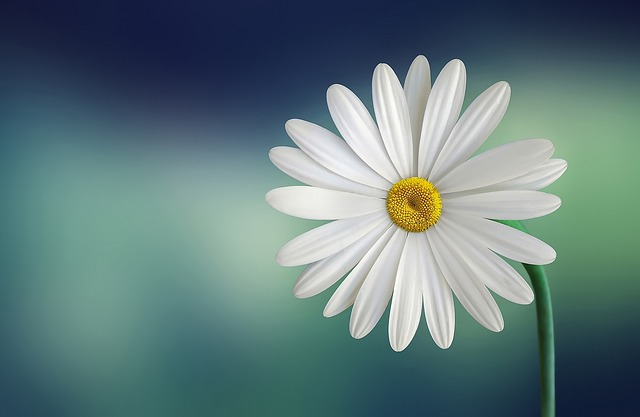
#> input picture My_programming_courses/UDEMY_Python_course/flower.jpg, 640 x 417 px, given in place of knee.png, which was not available
$ jupyter execute 12_segmentation.ipynb   (text cells are left out)
#> lines starting #> are read from the running program, lines starting #| are printed output that depends on the picture; after the words box and inside, x2 and y2 are one past the last pixel; in counts of white or black regions, pixels touching at a corner belong together; pictures that were not available may be replaced by others from this repository, and a replacement may not be noted
[cell 1]
import os
import cv2
import matplotlib
#matplotlib.use('TkAgg')
import matplotlib.pyplot as plt
import numpy as np

if not os.path.exists("knee.png") :
    !wget https://raw.githubusercontent.com/vision-agh/poc_sw/master/12_Segmentation/knee.png --no-check-certificate


knee = cv2.imread('knee.png', cv2.IMREAD_GRAYSCALE)
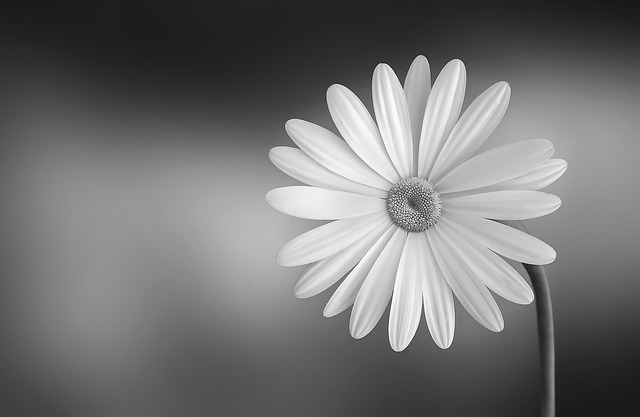
#> knee: shape (417, 640); min 11, max 255, mean 115.1
plt.imshow(knee, 'gray')
plt.axis('off')
plt.title("Obraz knee")
plt.show()

# [7 lines of commented-out code are left out]

[cell 2]
def segmentacja(img, prog, x):
#> called with prog = 4
  X, Y = img.shape
#> X = 417; Y = 640
  img = img.astype('float32')
  visited = np.zeros((X, Y))
  segmented = np.zeros((X, Y))

  stack = []

  stack.append(x)

  visited[x[0], x[1]] = 1
  segmented[x[0], x[1]] = img[x[0], x[1]]
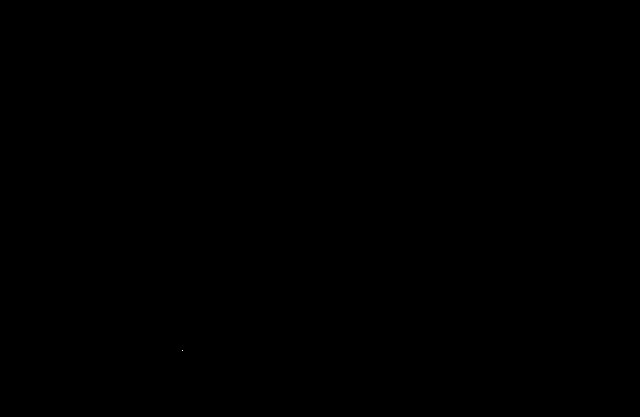
#> segmented: shape (417, 640) float64; values 0 (black) and 95 (white), 0% white in thin lines or dots, all inside (x1, y1, x2, y2) = (182, 350, 183, 351)
  while(len(stack) > 0):
    piksel = stack.pop(-1)
    if(piksel[0] < X-1 and piksel[0] > 0 and piksel[1] < Y-1 and piksel[1] > 0):
      otoczenie = img[piksel[0] - 1:piksel[0] + 2,piksel[1] - 1:piksel[1] + 2]
      for i in range(3):
        for j in range(3):
          diff = np.abs(otoczenie[1,1] - otoczenie[i,j])
          new_piksel = [piksel[0] - 1 + i,piksel[1] - 1 + j]
          if (diff < prog and visited[new_piksel[0], new_piksel[1]] == 0):
            stack.append(new_piksel)
            segmented[new_piksel[0], new_piksel[1]] = img[new_piksel[0], new_piksel[1]]

          visited[new_piksel[0], new_piksel[1]] = 1
#> this loop made 203970 passes
#> otoczenie on passes 1 to 12: [[96, 96, 96], [96, 95, 95], [95, 95, 95]], [[95, 95, 95], [95, 95, 95], [95, 95, 93]], [[95, 95, 95], [95, 93, 93], [95, 93, 93]], [[93, 93, 93], [93, 93, 93], [93, 93, 93]], [[93, 93, 93], [93, 93, 93], [93, 92, 92]], [[93, 93, 93], [92, 92, 92], [92, 92, 92]], [[92, 92, 92], [92, 92, 92], [91, 91, 91]], [[92, 92, 91], [91, 91, 91], [91, 91, 91]], [[91, 91, 91], [91, 91, 91], [91, 91, 91]], [[91, 91, 91], [91, 91, 90], [90, 90, 90]], [[91, 90, 90], [90, 90, 90], [90, 90, 90]], [[90, 90, 90], [90, 90, 90], [89, 89, 89]]
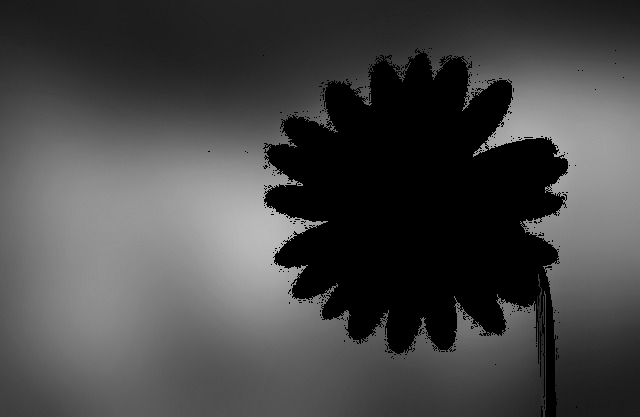
#> segmented: shape (417, 640) float64; min 0, max 187, mean 70.3
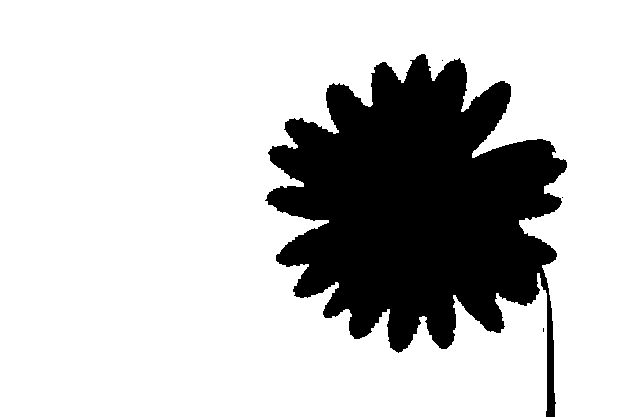
#> visited: shape (417, 640) float64; values 0 (black) and 1 (white), 78.3% white; 4 black regions (3 under 20 px), largest, box (x1, y1, x2, y2) and area: (265, 54, 567, 417) 58010
#> after the loop, stack = []

  return segmented

[cell 3]
new_knee = segmentacja(knee, 4, [350, 182])
plt.imshow(new_knee, 'gray')
plt.title("Obraz knee po segmentacji")
plt.axis('off')
plt.show()

[cell 4]
def new_segmentacja(img,  prog, x):
#> called with prog = 15
  X, Y = img.shape
#> X = 417; Y = 640
  img = img.astype('float32')
  visited = np.zeros((X, Y))
  segmented = np.zeros((X, Y))

  mV = img[x[0], x[1]]
#> mV = 147
  nS = 0

  stack = []

  stack.append(x)

  visited[x[0], x[1]] = 1
  segmented[x[0], x[1]] = img[x[0], x[1]]
#> segmented: shape (417, 640) float64; values 0 (black) and 147 (white), 0% white in thin lines or dots, all inside (x1, y1, x2, y2) = (184, 250, 185, 251)
  while(len(stack) > 0):
    piksel = stack.pop(-1)
    nS = nS + 1
    if(nS > 1):
      mV = ((mV * (nS - 1) + img[piksel[0], piksel[1]]) / nS)
    if(piksel[0] < X-1 and piksel[0] > 0 and piksel[1] < Y-1 and piksel[1] > 0):
      otoczenie = img[piksel[0] - 1:piksel[0] + 2,piksel[1] - 1:piksel[1] + 2]
      for i in range(3):
        for j in range(3):
          diff = np.abs(mV - otoczenie[i,j])
          new_piksel = [piksel[0] - 1 + i,piksel[1] - 1 + j]
          if (diff < prog and visited[new_piksel[0], new_piksel[1]] == 0):
            stack.append(new_piksel)
            segmented[new_piksel[0], new_piksel[1]] = img[new_piksel[0], new_piksel[1]]

          visited[new_piksel[0], new_piksel[1]] = 1
#> this loop made 31675 passes
#> (mV, otoczenie) on passes 2 to 12: (147, [[147, 147, 148], [147, 147, 148], [147, 148, 148]]), (147.3, [[147, 148, 148], [148, 148, 148], [147, 148, 148]]), (147.5, [[148, 148, 149], [148, 148, 149], [147, 148, 148]]), (147.6, [[148, 149, 149], [148, 148, 148], [147, 147, 148]]), (147.7, [[148, 148, 149], [147, 148, 148], [147, 147, 147]]), (147.6, [[148, 148, 148], [147, 147, 147], [147, 147, 147]]), (147.5, [[147, 147, 149], [147, 147, 148], [147, 147, 148]]), (147.6, [[147, 148, 149], [147, 148, 148], [146, 147, 147]]), (147.5, [[148, 148, 148], [147, 147, 147], [146, 146, 147]]), (147.5, [[147, 147, 148], [146, 147, 147], [146, 146, 147]]), (147.4, [[147, 147, 148], [146, 147, 148], [146, 146, 147]])
#> otoczenie on pass 1: [[148, 148, 148], [148, 147, 147], [147, 147, 147]]
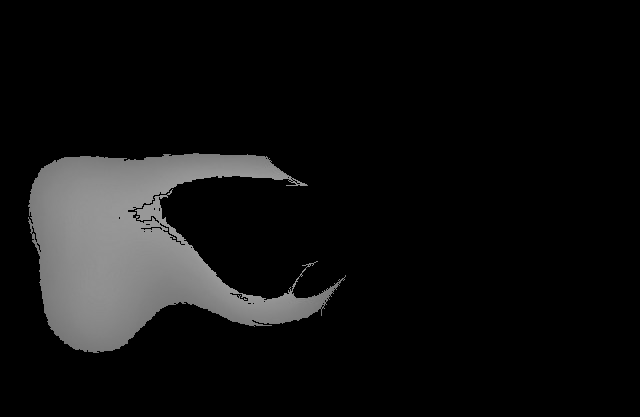
#> segmented: shape (417, 640) float64; min 0, max 153, mean 16.4
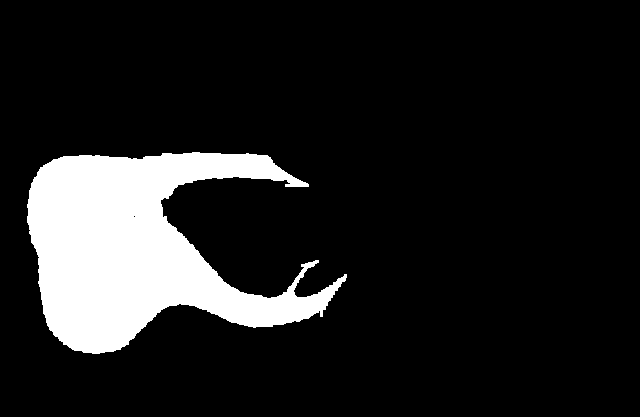
#> visited: shape (417, 640) float64; values 0 (black) and 1 (white), 12.7% white; 1 white region, box (x1, y1, x2, y2) and area: (27, 152, 347, 354) 33849
#> after the loop, mV = 137.8; nS = 31675; stack = []

  return segmented

[cell 5]
new2_knee = new_segmentacja(knee, 15, [250, 184])
plt.imshow(new2_knee, 'gray')
plt.title("Obraz knee po ulepszonej segmentacji")
plt.axis('off')
plt.show()

[cell 6]
knee_gaus = cv2.GaussianBlur(knee, (3, 3), 0)
plt.imshow(knee, 'gray')
plt.axis('off')
plt.title("Obraz po dodaniu filtracji uśredniającej filtrem Gaussa")
plt.show()

knee_gaus_segm = new_segmentacja(knee_gaus, 30, [250, 210])
#> call 2 of new_segmentacja, with prog = 30
#> in new_segmentacja (call 2), `mV = img[x[0], x[1]]`: mV = 162
#> in new_segmentacja (call 2), `segmented[x[0], x[1]] = img[x[0], x[1]]`: segmented: shape (417, 640) float64; values 0 (black) and 162 (white), 0% white in thin lines or dots, all inside (x1, y1, x2, y2) = (210, 250, 211, 251)
#> the loop in new_segmentacja (call 2), `while(len(stack) > 0):` made 70901 passes
#> (mV, otoczenie) on passes 2 to 12: (162, [[162, 163, 163], [162, 162, 163], [162, 162, 163]]), (162.3, [[162, 163, 163], [162, 163, 163], [162, 162, 163]]), (162.5, [[163, 163, 164], [162, 163, 164], [162, 162, 163]]), (162.6, [[163, 164, 165], [162, 163, 164], [162, 163, 164]]), (162.8, [[163, 164, 164], [163, 164, 164], [163, 163, 164]]), (163, [[164, 164, 164], [163, 164, 164], [163, 163, 163]]), (163, [[164, 164, 164], [163, 163, 164], [163, 163, 163]]), (163, [[163, 164, 164], [163, 163, 164], [162, 163, 163]]), (163, [[163, 164, 164], [163, 163, 164], [163, 163, 164]]), (163.1, [[163, 164, 165], [163, 164, 165], [163, 164, 164]]), (163.2, [[164, 165, 165], [164, 164, 165], [163, 164, 164]])
#> otoczenie on pass 1: [[162, 163, 164], [161, 162, 163], [161, 162, 162]]
#> after the loop in new_segmentacja (call 2), `while(len(stack) > 0):`:
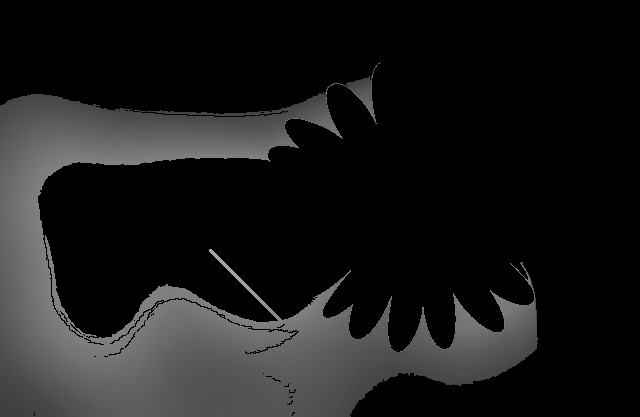
#> segmented: shape (417, 640) float64; min 0, max 165, mean 25.8
#> after the loop in new_segmentacja (call 2), `while(len(stack) > 0):`:
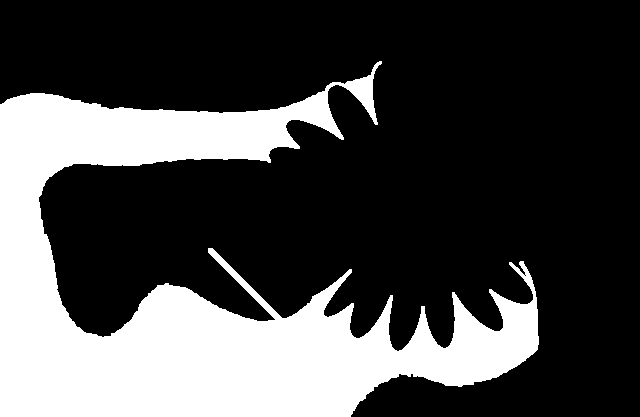
#> visited: shape (417, 640) float64; values 0 (black) and 1 (white), 28.2% white; 1 white region, box (x1, y1, x2, y2) and area: (0, 61, 539, 417) 75213
#> after the loop in new_segmentacja (call 2), `while(len(stack) > 0):`: mV = 97.22; nS = 70901
plt.imshow(knee_gaus_segm, 'gray')
plt.axis('off')
plt.title("Obraz knee po segmentacji i po filtrze Gasussa")
plt.show()
